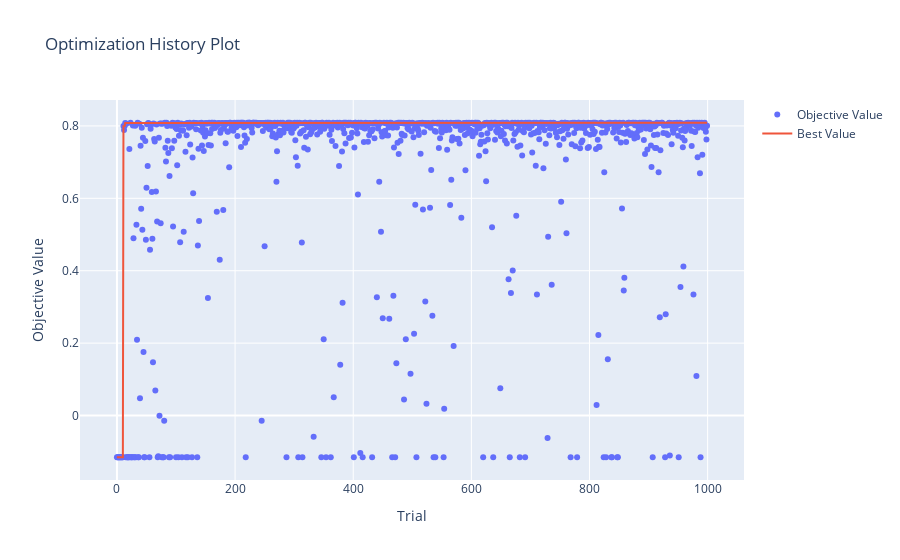

The notebook cell this image was saved under:
### Code cell
optuna.visualization.plot_optimization_history(study_en)

### Figure 1 — Plotly figure (JSON) as saved in the notebook; plotly's stock layout.template omitted (floating-point values rounded to 4 significant figures; data arrays with more than 128 entries replaced by an {"elided": "..."} marker saying what was removed)
{"data": [{"mode": "markers", "name": "Objective Value", "type": "scatter", "x": {"elided": "1000 int values"}, "y": {"elided": "1000 float values"}}, {"name": "Best Value", "type": "scatter", "x": {"elided": "1000 int values"}, "y": {"elided": "1000 float values"}}], "layout": {"title": {"text": "Optimization History Plot"}, "xaxis": {"title": {"text": "Trial"}}, "yaxis": {"title": {"text": "Objective Value"}}}}
